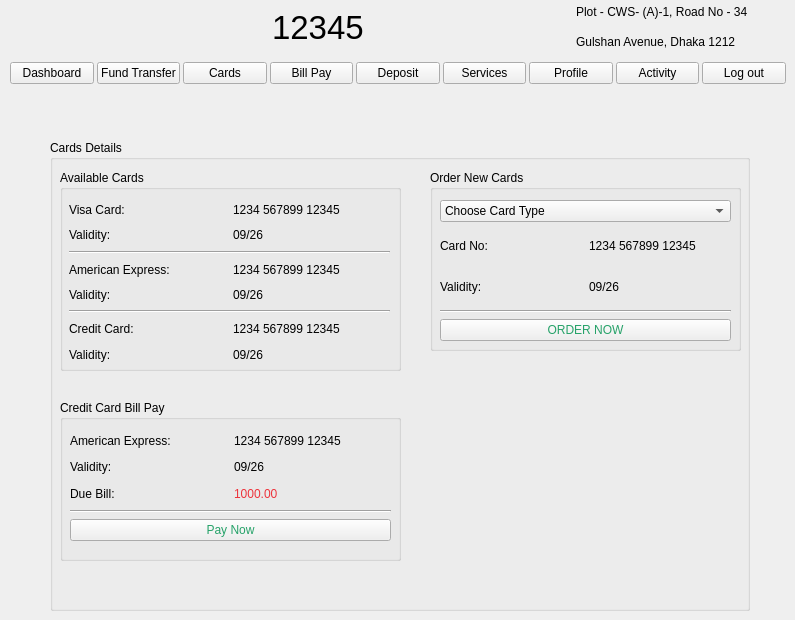
    <widget class="QWidget" name="cards_page">
     <widget class="QGroupBox" name="cards_page_box">
      <property name="geometry">
       <rect>
        <x>50</x>
        <y>140</y>
        <width>700</width>
        <height>471</height>
       </rect>
      </property>
      <property name="title">
       <string>Cards Details</string>
      </property>
      <widget class="QGroupBox" name="cards_available_box">
       <property name="geometry">
        <rect>
         <x>10</x>
         <y>30</y>
         <width>341</width>
         <height>201</height>
        </rect>
       </property>
       <property name="title">
        <string>Available Cards</string>
       </property>
       <widget class="QWidget" name="layoutWidget">
        <property name="geometry">
         <rect>
          <x>9</x>
          <y>30</y>
          <width>321</width>
          <height>164</height>
         </rect>
        </property>
        <layout class="QGridLayout" name="cards_available_layout">
         <item row="0" column="0">
          <layout class="QHBoxLayout" name="horizontalLayout_6">
           <item>
            <widget class="QLabel" name="cards_visa_label">
             <property name="text">
              <string>Visa Card:</string>
             </property>
            </widget>
           </item>
           <item>
            <widget class="QLabel" name="cards_visa_number">
             <property name="text">
              <string>1234 567899 12345</string>
             </property>
            </widget>
           </item>
          </layout>
         </item>
         <item row="1" column="0">
          <layout class="QHBoxLayout" name="horizontalLayout_11">
           <item>
            <widget class="QLabel" name="cards_visa_validity_label">
             <property name="text">
              <string>Validity:</string>
             </property>
            </widget>
           </item>
           <item>
            <widget class="QLabel" name="cards_visa_validity">
             <property name="text">
              <string>09/26</string>
             </property>
            </widget>
           </item>
          </layout>
         </item>
         <item row="2" column="0">
          <widget class="Line" name="line">
           <property name="orientation">
            <enum>Qt::Horizontal</enum>
           </property>
          </widget>
         </item>
         <item row="3" column="0">
          <layout class="QHBoxLayout" name="horizontalLayout_9">
           <property name="sizeConstraint">
            <enum>QLayout::SetDefaultConstraint</enum>
           </property>
           <item>
            <widget class="QLabel" name="cards_american_label">
             <property name="text">
              <string>American Express:</string>
             </property>
            </widget>
           </item>
           <item>
            <widget class="QLabel" name="cards_americal_number">
             <property name="text">
              <string>1234 567899 12345</string>
             </property>
            </widget>
           </item>
          </layout>
         </item>
         <item row="4" column="0">
          <layout class="QHBoxLayout" name="horizontalLayout_10">
           <item>
            <widget class="QLabel" name="cards_american_validity_label">
             <property name="text">
              <string>Validity:</string>
             </property>
            </widget>
           </item>
           <item>
            <widget class="QLabel" name="cards_american_validity">
             <property name="text">
              <string>09/26</string>
             </property>
            </widget>
           </item>
          </layout>
         </item>
         <item row="5" column="0">
          <widget class="Line" name="line_2">
           <property name="orientation">
            <enum>Qt::Horizontal</enum>
           </property>
          </widget>
         </item>
         <item row="6" column="0">
          <layout class="QHBoxLayout" name="horizontalLayout_8">
           <property name="sizeConstraint">
            <enum>QLayout::SetMinimumSize</enum>
           </property>
           <item>
            <widget class="QLabel" name="cards_credit_label">
             <property name="text">
              <string>Credit Card:</string>
             </property>
            </widget>
           </item>
           <item>
            <widget class="QLabel" name="cards_credit_number">
             <property name="text">
              <string>1234 567899 12345</string>
             </property>
            </widget>
           </item>
          </layout>
         </item>
         <item row="7" column="0">
          <layout class="QHBoxLayout" name="horizontalLayout_7">
           <property name="sizeConstraint">
            <enum>QLayout::SetMinimumSize</enum>
           </property>
           <item>
            <widget class="QLabel" name="cards_credit_validity_label">
             <property name="text">
              <string>Validity:</string>
             </property>
            </widget>
           </item>
           <item>
            <widget class="QLabel" name="cards_credit_validity">
             <property name="text">
              <string>09/26</string>
             </property>
            </widget>
           </item>
          </layout>
         </item>
        </layout>
       </widget>
      </widget>
      <widget class="QGroupBox" name="cards_credit_box">
       <property name="geometry">
        <rect>
         <x>10</x>
         <y>260</y>
         <width>341</width>
         <height>161</height>
        </rect>
       </property>
       <property name="title">
        <string>Credit Card Bill Pay</string>
       </property>
       <widget class="QWidget" name="layoutWidget">
        <property name="geometry">
         <rect>
          <x>10</x>
          <y>30</y>
          <width>321</width>
          <height>111</height>
         </rect>
        </property>
        <layout class="QGridLayout" name="cards_credit_layout">
         <item row="0" column="0">
          <layout class="QHBoxLayout" name="horizontalLayout_14">
           <property name="sizeConstraint">
            <enum>QLayout::SetDefaultConstraint</enum>
           </property>
           <item>
            <widget class="QLabel" name="cards_american_bill_label">
             <property name="text">
              <string>American Express:</string>
             </property>
            </widget>
           </item>
           <item>
            <widget class="QLabel" name="cards_american_bill_number">
             <property name="text">
              <string>1234 567899 12345</string>
             </property>
            </widget>
           </item>
          </layout>
         </item>
         <item row="1" column="0">
          <layout class="QHBoxLayout" name="horizontalLayout_15">
           <item>
            <widget class="QLabel" name="cards_american_bill_validity_label">
             <property name="text">
              <string>Validity:</string>
             </property>
            </widget>
           </item>
           <item>
            <widget class="QLabel" name="cards_american_bill_validity">
             <property name="text">
              <string>09/26</string>
             </property>
            </widget>
           </item>
          </layout>
         </item>
         <item row="2" column="0">
          <layout class="QHBoxLayout" name="horizontalLayout_18">
           <item>
            <widget class="QLabel" name="cards_american_due_bill_label">
             <property name="text">
              <string>Due Bill: </string>
             </property>
            </widget>
           </item>
           <item>
            <widget class="QLabel" name="cards_american_due_bill">
             <property name="styleSheet">
              <string notr="true">color: rgb(237, 51, 59);</string>
             </property>
             <property name="text">
              <string>1000.00</string>
             </property>
            </widget>
           </item>
          </layout>
         </item>
         <item row="3" column="0">
          <widget class="Line" name="line_4">
           <property name="orientation">
            <enum>Qt::Horizontal</enum>
           </property>
          </widget>
         </item>
         <item row="4" column="0">
          <widget class="QPushButton" name="cards_american_bill_pay_now_button">
           <property name="styleSheet">
            <string notr="true">color: rgb(38, 162, 105);</string>
           </property>
           <property name="text">
            <string>Pay Now</string>
           </property>
          </widget>
         </item>
        </layout>
       </widget>
      </widget>
      <widget class="QGroupBox" name="cards_new_card_box">
       <property name="geometry">
        <rect>
         <x>380</x>
         <y>30</y>
         <width>311</width>
         <height>181</height>
        </rect>
       </property>
       <property name="title">
        <string>Order New Cards</string>
       </property>
       <widget class="QWidget" name="layoutWidget_6">
        <property name="geometry">
         <rect>
          <x>10</x>
          <y>30</y>
          <width>291</width>
          <height>141</height>
         </rect>
        </property>
        <layout class="QGridLayout" name="gridLayout_9">
         <item row="3" column="0">
          <widget class="Line" name="line_5">
           <property name="orientation">
            <enum>Qt::Horizontal</enum>
           </property>
          </widget>
         </item>
         <item row="4" column="0">
          <widget class="QPushButton" name="cards_new_cards_order_now_button">
           <property name="styleSheet">
            <string notr="true">color: rgb(38, 162, 105);</string>
           </property>
           <property name="text">
            <string>ORDER NOW</string>
           </property>
          </widget>
         </item>
         <item row="0" column="0">
          <widget class="QComboBox" name="cards_new_card_choose_type">
           <item>
            <property name="text">
             <string>Choose Card Type</string>
            </property>
           </item>
           <item>
            <property name="text">
             <string>Visa Card</string>
            </property>
           </item>
           <item>
            <property name="text">
             <string>American Express</string>
            </property>
           </item>
           <item>
            <property name="text">
             <string>Credit Card</string>
            </property>
           </item>
          </widget>
         </item>
         <item row="1" column="0">
          <layout class="QHBoxLayout" name="horizontalLayout_16">
           <property name="sizeConstraint">
            <enum>QLayout::SetDefaultConstraint</enum>
           </property>
           <item>
            <widget class="QLabel" name="cards_new_cards_label">
             <property name="text">
              <string>Card No:</string>
             </property>
            </widget>
           </item>
           <item>
            <widget class="QLabel" name="cards_new_cards_number">
             <property name="text">
              <string>1234 567899 12345</string>
             </property>
            </widget>
           </item>
          </layout>
         </item>
         <item row="2" column="0">
          <layout class="QHBoxLayout" name="horizontalLayout_17">
           <item>
            <widget class="QLabel" name="cards_new_cards_validity_label">
             <property name="text">
              <string>Validity:</string>
             </property>
            </widget>
           </item>
           <item>
            <widget class="QLabel" name="cards_new_cards_validity">
             <property name="text">
              <string>09/26</string>
             </property>
            </widget>
           </item>
          </layout>
         </item>
        </layout>
       </widget>
      </widget>
     </widget>
     <widget class="QWidget" name="layoutWidget_12">
      <property name="geometry">
       <rect>
        <x>40</x>
        <y>0</y>
        <width>711</width>
        <height>54</height>
       </rect>
      </property>
      <layout class="QGridLayout" name="gridLayout_22">
       <item row="1" column="0">
        <widget class="QLabel" name="login_bank_logo_10">
         <property name="text">
          <string/>
         </property>
         <property name="pixmap">
          <pixmap resource="resources.qrc">:/image/images/logo.jpeg</pixmap>
         </property>
        </widget>
       </item>
       <item row="1" column="4">
        <layout class="QVBoxLayout" name="verticalLayout_7">
         <item>
          <widget class="QLabel" name="login_address_label1_10">
           <property name="text">
            <string>Plot - CWS- (A)-1, Road No - 34 </string>
           </property>
          </widget>
         </item>
         <item>
          <widget class="QLabel" name="login_address_label2_10">
           <property name="text">
            <string>Gulshan Avenue, Dhaka 1212</string>
           </property>
          </widget>
         </item>
        </layout>
       </item>
       <item row="1" column="2">
        <layout class="QHBoxLayout" name="horizontalLayout_22">
         <item>
          <widget class="QLabel" name="login_support_logo_10">
           <property name="text">
            <string/>
           </property>
           <property name="pixmap">
            <pixmap resource="resources.qrc">:/image/images/support_icon.jpeg</pixmap>
           </property>
           <property name="scaledContents">
            <bool>true</bool>
           </property>
          </widget>
         </item>
         <item>
          <widget class="QLabel" name="label_33">
           <property name="font">
            <font>
             <pointsize>25</pointsize>
            </font>
           </property>
           <property name="text">
            <string>12345</string>
           </property>
          </widget>
         </item>
        </layout>
       </item>
       <item row="1" column="1">
        <spacer name="horizontalSpacer_16">
         <property name="orientation">
          <enum>Qt::Horizontal</enum>
         </property>
         <property name="sizeHint" stdset="0">
          <size>
           <width>40</width>
           <height>20</height>
          </size>
         </property>
        </spacer>
       </item>
       <item row="1" column="3">
        <spacer name="horizontalSpacer_17">
         <property name="orientation">
          <enum>Qt::Horizontal</enum>
         </property>
         <property name="sizeHint" stdset="0">
          <size>
           <width>40</width>
           <height>20</height>
          </size>
         </property>
        </spacer>
       </item>
      </layout>
     </widget>
     <widget class="QWidget" name="layoutWidget_20">
      <property name="geometry">
       <rect>
        <x>10</x>
        <y>60</y>
        <width>776</width>
        <height>27</height>
       </rect>
      </property>
      <layout class="QHBoxLayout" name="horizontalLayout_32">
       <property name="spacing">
        <number>3</number>
       </property>
       <property name="sizeConstraint">
        <enum>QLayout::SetMinimumSize</enum>
       </property>
       <item>
        <widget class="QPushButton" name="dashboard_button_8">
         <property name="sizePolicy">
          <sizepolicy hsizetype="Minimum" vsizetype="Fixed">
           <horstretch>0</horstretch>
           <verstretch>0</verstretch>
          </sizepolicy>
         </property>
         <property name="text">
          <string>Dashboard</string>
         </property>
        </widget>
       </item>
       <item>
        <widget class="QPushButton" name="fund_tranfer_button_8">
         <property name="sizePolicy">
          <sizepolicy hsizetype="Minimum" vsizetype="Fixed">
           <horstretch>0</horstretch>
           <verstretch>0</verstretch>
          </sizepolicy>
         </property>
         <property name="text">
          <string>Fund Transfer</string>
         </property>
        </widget>
       </item>
       <item>
        <widget class="QPushButton" name="cards_button_8">
         <property name="sizePolicy">
          <sizepolicy hsizetype="Minimum" vsizetype="Fixed">
           <horstretch>0</horstretch>
           <verstretch>0</verstretch>
          </sizepolicy>
         </property>
         <property name="text">
          <string>Cards</string>
         </property>
        </widget>
       </item>
       <item>
        <widget class="QPushButton" name="bill_pay_button_8">
         <property name="sizePolicy">
          <sizepolicy hsizetype="Minimum" vsizetype="Fixed">
           <horstretch>0</horstretch>
           <verstretch>0</verstretch>
          </sizepolicy>
         </property>
         <property name="text">
          <string>Bill Pay</string>
         </property>
        </widget>
       </item>
       <item>
        <widget class="QPushButton" name="beneficiary_button_8">
         <property name="sizePolicy">
          <sizepolicy hsizetype="Minimum" vsizetype="Fixed">
           <horstretch>0</horstretch>
           <verstretch>0</verstretch>
          </sizepolicy>
         </property>
         <property name="text">
          <string>Deposit</string>
         </property>
        </widget>
       </item>
       <item>
        <widget class="QPushButton" name="services_button_8">
         <property name="sizePolicy">
          <sizepolicy hsizetype="Minimum" vsizetype="Fixed">
           <horstretch>0</horstretch>
           <verstretch>0</verstretch>
          </sizepolicy>
         </property>
         <property name="text">
          <string>Services</string>
         </property>
        </widget>
       </item>
       <item>
        <widget class="QPushButton" name="profile_button_8">
         <property name="sizePolicy">
          <sizepolicy hsizetype="Minimum" vsizetype="Fixed">
           <horstretch>0</horstretch>
           <verstretch>0</verstretch>
          </sizepolicy>
         </property>
         <property name="text">
          <string>Profile</string>
         </property>
        </widget>
       </item>
       <item>
        <widget class="QPushButton" name="activity_button_8">
         <property name="sizePolicy">
          <sizepolicy hsizetype="Minimum" vsizetype="Fixed">
           <horstretch>0</horstretch>
           <verstretch>0</verstretch>
          </sizepolicy>
         </property>
         <property name="text">
          <string>Activity</string>
         </property>
        </widget>
       </item>
       <item>
        <widget class="QPushButton" name="home_schedular_button_8">
         <property name="sizePolicy">
          <sizepolicy hsizetype="Minimum" vsizetype="Fixed">
           <horstretch>0</horstretch>
           <verstretch>0</verstretch>
          </sizepolicy>
         </property>
         <property name="text">
          <string>Log out</string>
         </property>
        </widget>
       </item>
      </layout>
     </widget>
    </widget>
